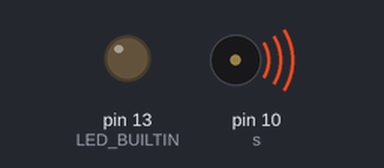
Bench run of a sketch on a simulated Arduino Uno, built with avr-gcc and run on an emulated ATmega328P. Shown: output pins drawn as LEDs (lit = HIGH), buzzer (waves = sounding).

Above: at 0.1 s.
At 24.1 s:
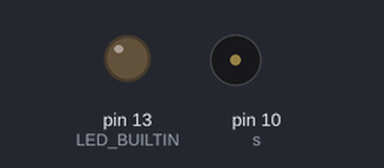
Timing chart, 0 to 25.6 s (numbered marks = the images above):
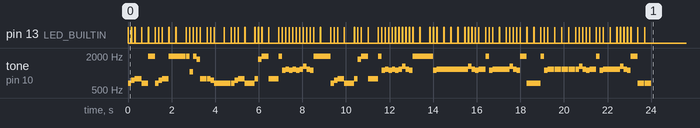

Measured:
- by itself, tone on pin 10 (s): plays 659 Hz for 0.16 s, 740 Hz for 0.16 s, 784 Hz for 0.31 s, 659 Hz for 0.31 s, 1976 Hz for 0.31 s, 659 Hz for 0.16 s … (99 notes in this stretch)

The sketch:

Arduino_buzzer_angry_birds_theme.ino
```cpp
#include "tone.h"
boolean song = true;

void setup() {
  pinMode(LED_BUILTIN, OUTPUT);
}
void loop() {
  if (song == true) {
      intro1();
      intro2();
      intro2();
      third();
      third();
      End();
      song = false;
  }
}

void intro1() {
    tone(s, NOTE_E5);
    Half();
    tone(s, NOTE_FS5);
    Half();
    tone(s, NOTE_G5);
    Full();
    tone(s, NOTE_E5);
    Full();
    tone(s, NOTE_B6);
    Full();
    tone(s, NOTE_E5);
    Half();
    tone(s, NOTE_FS5);
    Half();

    tone(s, NOTE_G5);
    Full();
    tone(s, NOTE_B6);
    Full();
    Break();
    tone(s, NOTE_B6);
    Long();
    Break();
    tone(s, NOTE_B6);
    Half();
    tone(s, NOTE_C6);
    Half();
    tone(s, NOTE_B6);
    Half();
    tone(s, NOTE_A6);
    Half();
    tone(s, NOTE_G5);
    Full();
    Break();
    tone(s, NOTE_G5);
    Half();
    tone(s, NOTE_FS5);
    Half();

    tone(s, NOTE_E5);
    Long();
    Full();
    Break();
}
void intro2() {
  tone(s, NOTE_E5);
    Half();
    tone(s, NOTE_FS5);
    Half();
    tone(s, NOTE_G5);
    Full();
    tone(s, NOTE_E5);
    Long();
    tone(s, NOTE_G5);
    Half();
    tone(s, NOTE_A6);
    Half();

    tone(s, NOTE_B6);
    Full();
    tone(s, NOTE_G5);
    Long();
    tone(s, NOTE_B6);
    Half();
    tone(s, NOTE_CS6);
    Half();
    tone(s, NOTE_D6);
    Half();
    tone(s, NOTE_CS6);
    Half();
    tone(s, NOTE_D6);
    Half();
    tone(s, NOTE_CS6);
    Half();
    tone(s, NOTE_D6);
    Half();
    tone(s, NOTE_E6);
    Half();
    tone(s, NOTE_D6);
    Half();
    tone(s, NOTE_CS6);
    Half();

    tone(s, NOTE_B6);
    Full();
    Break();
    tone(s, NOTE_B6);
    Long();
}

void third() {
    tone(s, NOTE_B6);
    Half();
    tone(s, NOTE_CS6);
    Half();
    tone(s, NOTE_D6);
    Full();
    Break();
    tone(s, NOTE_D6);
    Full();
    Break();
    tone(s, NOTE_D6);
    Full();
    Break();
    tone(s, NOTE_D6);
    Full();
    Break();

    tone(s, NOTE_D6);
    Half();
    tone(s, NOTE_E6);
    Half();
    tone(s, NOTE_D6);
    Half();
    tone(s, NOTE_CS6);
    Half();
    tone(s, NOTE_D6);
    Full();
    tone(s, NOTE_B6);
    Half();
    tone(s, NOTE_CS6);
    Half();
    tone(s, NOTE_D6);
    Full();
    Break();
    tone(s, NOTE_D6);
    Full();
    tone(s, NOTE_D6);
    Half();
    tone(s, NOTE_E6);
    Half();
    tone(s, NOTE_D6);
    Half();
    tone(s, NOTE_CS6);
    Half();

    tone(s, NOTE_B6);
    Full();
    tone(s, NOTE_E5);
    Full();
    Break();
    tone(s, NOTE_E5);
    Full();


}
```

tone.h
```cpp
#define NOTE_B0  31
#define NOTE_C1  33
#define NOTE_CS1 35
#define NOTE_D1  37
#define NOTE_DS1 39
#define NOTE_E1  41
#define NOTE_F1  44
#define NOTE_FS1 46
#define NOTE_G1  49
#define NOTE_GS1 52
#define NOTE_A1  55
#define NOTE_AS1 58
#define NOTE_B1  62
#define NOTE_C2  65
#define NOTE_CS2 69
#define NOTE_D2  73
#define NOTE_DS2 78
#define NOTE_E2  82
#define NOTE_F2  87
#define NOTE_FS2 93
#define NOTE_G2  98
#define NOTE_GS2 104
#define NOTE_A2  110
#define NOTE_AS2 117
#define NOTE_B2  123
#define NOTE_C3  131
#define NOTE_CS3 139
#define NOTE_D3  147
#define NOTE_DS3 156
#define NOTE_E3  165
#define NOTE_F3  175
#define NOTE_FS3 185
#define NOTE_G3  196
#define NOTE_GS3 208
#define NOTE_A3  220
#define NOTE_AS3 233
#define NOTE_B3  247
#define NOTE_C4  262
#define NOTE_CS4 277
#define NOTE_D4  294
#define NOTE_DS4 311
#define NOTE_E4  330
#define NOTE_F4  349
#define NOTE_FS4 370
#define NOTE_G4  392
#define NOTE_GS4 415
#define NOTE_A4  440
#define NOTE_AS4 466
#define NOTE_B4  494
#define NOTE_C5  523
#define NOTE_CS5 554
#define NOTE_D5  587
#define NOTE_DS5 622
#define NOTE_E5  659
#define NOTE_F5  698
#define NOTE_FS5 740
#define NOTE_G5  784
#define NOTE_GS5 831
#define NOTE_A5  880
#define NOTE_AS5 932
#define NOTE_B5  988
#define NOTE_C6  1047
#define NOTE_CS6 1109
#define NOTE_D6  1175
#define NOTE_DS6 1245
#define NOTE_E6  1319
#define NOTE_F6  1397
#define NOTE_FS6 1480
#define NOTE_G6  1568
#define NOTE_GS6 1661
#define NOTE_A6  1760
#define NOTE_AS6 1865
#define NOTE_B6  1976
#define NOTE_C7  2093
#define NOTE_CS7 2217
#define NOTE_D7  2349
#define NOTE_DS7 2489
#define NOTE_E7  2637
#define NOTE_F7  2794
#define NOTE_FS7 2960
#define NOTE_G7  3136
#define NOTE_GS7 3322
#define NOTE_A7  3520
#define NOTE_AS7 3729
#define NOTE_B7  3951
#define NOTE_C8  4186
#define NOTE_CS8 4435
#define NOTE_D8  4699
#define NOTE_DS8 4978
int Speed = 150;
const int s = 10;

void Blinky() {
  digitalWrite(LED_BUILTIN, HIGH);
  delay(10);
  digitalWrite(LED_BUILTIN, LOW);
}

void Short() {
  Blinky();
  delay(Speed/2);
}

void Half() {
  Blinky();
  delay(Speed);
}
void Full() {
  Blinky();
  delay(Speed*2);
}
void Long() {
  Blinky();
  delay(Speed*3);
}
void Break() {
  noTone(10);
  delay(10);
}
void pause() {
  noTone(10);
  delay(Speed);
}
void End() {
  noTone(10);
}
```
